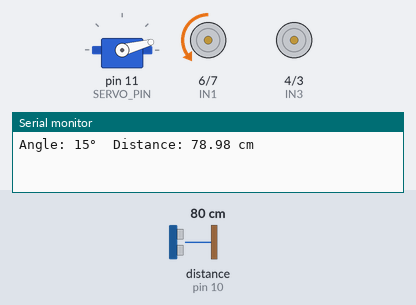
Recording of a sketch running on a simulated Arduino Uno, built with avr-gcc and run on an emulated ATmega328P. Shown: servo, motor-driver pin pairs drawn as motors (green arrow = first pin HIGH = forward, orange = second pin HIGH = backward, longer = more drive, scaled by the enable pin), the last lines printed to the serial monitor. Wiring (inferred from the names in the program): ultrasonic range finder: trigger pin 9; echo pin 10. Inputs (shaded band) come from the test bench; at power-on: distance to the obstacle (sensor on pin 10) 80 cm. The echo pulse lasts 58.3 µs per cm.

Above: at 1.7 s.
1.8 s: distance to the obstacle (sensor on pin 10) set to 17 cm
At 1.8 s:
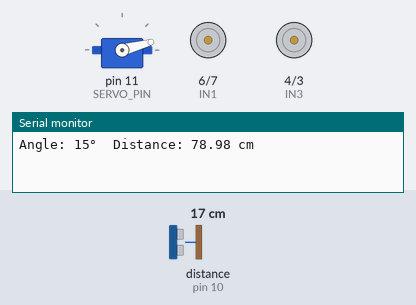
7.1 s: distance to the obstacle (sensor on pin 10) set to 13 cm
At 7.8 s:
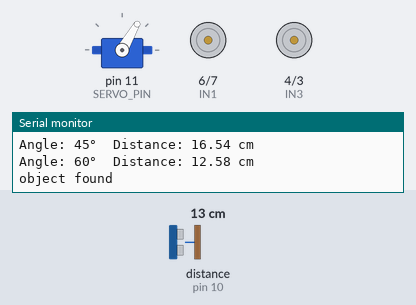
13.5 s: distance to the obstacle (sensor on pin 10) set to 18 cm
At 19.8 s:
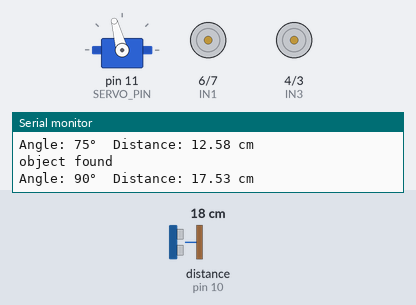
19.9 s: distance to the obstacle (sensor on pin 10) set to 2 cm
At 25.2 s:
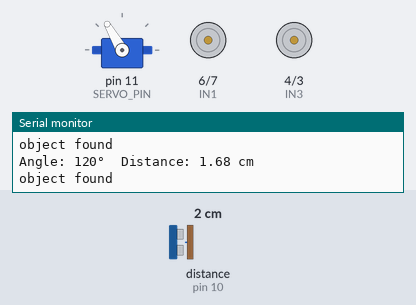
26.3 s: distance to the obstacle (sensor on pin 10) set to 35 cm
32.7 s: distance to the obstacle (sensor on pin 10) set to 4 cm
Timing chart, 0 to 49.6 s (numbered marks = the images above; inputs shaded):
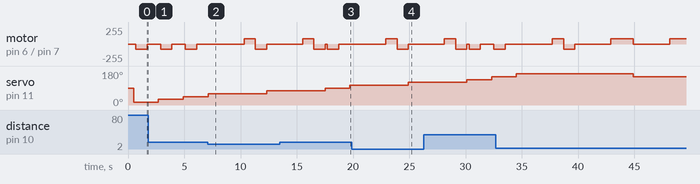

Measured:
- the behaviour switches between 16 and 15 cm on distance to the obstacle (sensor on pin 10) (found by bisection; images 1 and 2)

The sketch:

main.ino
```cpp
#include <Servo.h>

const int TRIG_PIN = 9;
const int ECHO_PIN = 10;
const int ENA = 5;
const int IN1 = 6;
const int IN2 = 7;
const int ENB = 2;
const int IN3 = 4;
const int IN4 = 3;
const int SERVO_PIN = 11;

const int OBSTACLE_DISTANCE = 15;  // cm - threshold for obstacle detection
const int MOTOR_SPEED = 80;        // PWM speed (0-255)

Servo myServo;
long duration;
float distance;

float getDistance();
void moveForward();
void moveBackward();
void turnLeft();
void turnRight();
void stopCar();

void setup() {
  Serial.begin(9600);

  pinMode(TRIG_PIN, OUTPUT);
  pinMode(ECHO_PIN, INPUT);
  pinMode(ENA, OUTPUT);
  pinMode(ENB, OUTPUT);
  pinMode(IN1, OUTPUT);
  pinMode(IN2, OUTPUT);
  pinMode(IN3, OUTPUT);
  pinMode(IN4, OUTPUT);

  myServo.attach(SERVO_PIN);
  myServo.write(90);
  delay(500);
}

void loop() {
  for (int angle = 15; angle <= 165; angle += 15) {
    myServo.write(angle);
    delay(200);
    distance = getDistance();
    Serial.print("Angle: ");
    Serial.print(angle);
    Serial.print("°  Distance: ");
    Serial.print(distance);
    Serial.println(" cm");

    if (distance < OBSTACLE_DISTANCE) {
      Serial.println("object found ");
      stopCar();
      delay(3000);
      moveBackward();
      delay(1000);
      turnRight();
      delay(1000);
      stopCar();
    } else {
      moveForward();
      delay(1000);
      stopCar();
      delay(1000);
    }
  }

  // Sweep back from right (165°) to left (15°)
  for (int angle = 165; angle >= 15; angle -= 15) {
    myServo.write(angle);
    delay(200);
    distance = getDistance();
    Serial.print("Angle: ");
    Serial.print(angle);
    Serial.print("°  Distance: ");
    Serial.print(distance);
    Serial.println(" cm");

    if (distance < OBSTACLE_DISTANCE) {
      Serial.println("object found ");
      stopCar();
      delay(3000);
      moveBackward();
      delay(1000);
      turnLeft();
      delay(1000);
      stopCar();
    } else {
      moveForward();
      delay(1000);
      stopCar();
      delay(1000);
    }
  }
}

float getDistance() {
  digitalWrite(TRIG_PIN, LOW);
  delayMicroseconds(2);
  digitalWrite(TRIG_PIN, HIGH);
  delayMicroseconds(10);
  digitalWrite(TRIG_PIN, LOW);

  duration = pulseIn(ECHO_PIN, HIGH, 30000);
  float d = duration * 0.034 / 2;
  if (d == 0 || d > 400) d = 400;
  return d;
}

void moveForward() {
  digitalWrite(IN1, LOW);
  digitalWrite(IN2, HIGH);
  digitalWrite(IN3, LOW);
  digitalWrite(IN4, HIGH);
  analogWrite(ENA, MOTOR_SPEED);
  analogWrite(ENB, MOTOR_SPEED);
}

void moveBackward() {
  digitalWrite(IN1, HIGH);
  digitalWrite(IN2, LOW);
  digitalWrite(IN3, HIGH);
  digitalWrite(IN4, LOW);
  analogWrite(ENA, MOTOR_SPEED);
  analogWrite(ENB, MOTOR_SPEED);
}

void turnLeft() {
  digitalWrite(IN1, HIGH);
  digitalWrite(IN2, LOW);
  digitalWrite(IN3, LOW);
  digitalWrite(IN4, HIGH);
  analogWrite(ENA, MOTOR_SPEED);
  analogWrite(ENB, MOTOR_SPEED);
}

void turnRight() {
  digitalWrite(IN1, LOW);
  digitalWrite(IN2, HIGH);
  digitalWrite(IN3, HIGH);
  digitalWrite(IN4, LOW);
  analogWrite(ENA, MOTOR_SPEED);
  analogWrite(ENB, MOTOR_SPEED);
}

void stopCar() {
  digitalWrite(IN1, LOW);
  digitalWrite(IN2, LOW);
  digitalWrite(IN3, LOW);
  digitalWrite(IN4, LOW);
}
```
